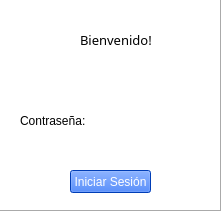
  <widget class="QFrame" name="frame_2">
   <property name="geometry">
    <rect>
     <x>50</x>
     <y>140</y>
     <width>221</width>
     <height>211</height>
    </rect>
   </property>
   <property name="styleSheet">
    <string notr="true">background-color: rgb(255, 255, 255);</string>
   </property>
   <property name="frameShape">
    <enum>QFrame::Panel</enum>
   </property>
   <property name="frameShadow">
    <enum>QFrame::Raised</enum>
   </property>
   <widget class="QLabel" name="label_4">
    <property name="geometry">
     <rect>
      <x>20</x>
      <y>110</y>
      <width>161</width>
      <height>21</height>
     </rect>
    </property>
    <property name="palette">
     <palette>
      <active>
       <colorrole role="WindowText">
        <brush brushstyle="SolidPattern">
         <color alpha="255">
          <red>0</red>
          <green>0</green>
          <blue>0</blue>
         </color>
        </brush>
       </colorrole>
       <colorrole role="Button">
        <brush brushstyle="SolidPattern">
         <color alpha="255">
          <red>255</red>
          <green>255</green>
          <blue>255</blue>
         </color>
        </brush>
       </colorrole>
       <colorrole role="Light">
        <brush brushstyle="SolidPattern">
         <color alpha="255">
          <red>255</red>
          <green>255</green>
          <blue>255</blue>
         </color>
        </brush>
       </colorrole>
       <colorrole role="Midlight">
        <brush brushstyle="SolidPattern">
         <color alpha="255">
          <red>255</red>
          <green>255</green>
          <blue>255</blue>
         </color>
        </brush>
       </colorrole>
       <colorrole role="Dark">
        <brush brushstyle="SolidPattern">
         <color alpha="255">
          <red>127</red>
          <green>127</green>
          <blue>127</blue>
         </color>
        </brush>
       </colorrole>
       <colorrole role="Mid">
        <brush brushstyle="SolidPattern">
         <color alpha="255">
          <red>170</red>
          <green>170</green>
          <blue>170</blue>
         </color>
        </brush>
       </colorrole>
       <colorrole role="Text">
        <brush brushstyle="SolidPattern">
         <color alpha="255">
          <red>0</red>
          <green>0</green>
          <blue>0</blue>
         </color>
        </brush>
       </colorrole>
       <colorrole role="BrightText">
        <brush brushstyle="SolidPattern">
         <color alpha="255">
          <red>255</red>
          <green>255</green>
          <blue>255</blue>
         </color>
        </brush>
       </colorrole>
       <colorrole role="ButtonText">
        <brush brushstyle="SolidPattern">
         <color alpha="255">
          <red>0</red>
          <green>0</green>
          <blue>0</blue>
         </color>
        </brush>
       </colorrole>
       <colorrole role="Base">
        <brush brushstyle="SolidPattern">
         <color alpha="255">
          <red>255</red>
          <green>255</green>
          <blue>255</blue>
         </color>
        </brush>
       </colorrole>
       <colorrole role="Window">
        <brush brushstyle="SolidPattern">
         <color alpha="255">
          <red>255</red>
          <green>255</green>
          <blue>255</blue>
         </color>
        </brush>
       </colorrole>
       <colorrole role="Shadow">
        <brush brushstyle="SolidPattern">
         <color alpha="255">
          <red>0</red>
          <green>0</green>
          <blue>0</blue>
         </color>
        </brush>
       </colorrole>
       <colorrole role="AlternateBase">
        <brush brushstyle="SolidPattern">
         <color alpha="255">
          <red>255</red>
          <green>255</green>
          <blue>255</blue>
         </color>
        </brush>
       </colorrole>
       <colorrole role="ToolTipBase">
        <brush brushstyle="SolidPattern">
         <color alpha="255">
          <red>255</red>
          <green>255</green>
          <blue>220</blue>
         </color>
        </brush>
       </colorrole>
       <colorrole role="ToolTipText">
        <brush brushstyle="SolidPattern">
         <color alpha="255">
          <red>0</red>
          <green>0</green>
          <blue>0</blue>
         </color>
        </brush>
       </colorrole>
      </active>
      <inactive>
       <colorrole role="WindowText">
        <brush brushstyle="SolidPattern">
         <color alpha="255">
          <red>0</red>
          <green>0</green>
          <blue>0</blue>
         </color>
        </brush>
       </colorrole>
       <colorrole role="Button">
        <brush brushstyle="SolidPattern">
         <color alpha="255">
          <red>255</red>
          <green>255</green>
          <blue>255</blue>
         </color>
        </brush>
       </colorrole>
       <colorrole role="Light">
        <brush brushstyle="SolidPattern">
         <color alpha="255">
          <red>255</red>
          <green>255</green>
          <blue>255</blue>
         </color>
        </brush>
       </colorrole>
       <colorrole role="Midlight">
        <brush brushstyle="SolidPattern">
         <color alpha="255">
          <red>255</red>
          <green>255</green>
          <blue>255</blue>
         </color>
        </brush>
       </colorrole>
       <colorrole role="Dark">
        <brush brushstyle="SolidPattern">
         <color alpha="255">
          <red>127</red>
          <green>127</green>
          <blue>127</blue>
         </color>
        </brush>
       </colorrole>
       <colorrole role="Mid">
        <brush brushstyle="SolidPattern">
         <color alpha="255">
          <red>170</red>
          <green>170</green>
          <blue>170</blue>
         </color>
        </brush>
       </colorrole>
       <colorrole role="Text">
        <brush brushstyle="SolidPattern">
         <color alpha="255">
          <red>0</red>
          <green>0</green>
          <blue>0</blue>
         </color>
        </brush>
       </colorrole>
       <colorrole role="BrightText">
        <brush brushstyle="SolidPattern">
         <color alpha="255">
          <red>255</red>
          <green>255</green>
          <blue>255</blue>
         </color>
        </brush>
       </colorrole>
       <colorrole role="ButtonText">
        <brush brushstyle="SolidPattern">
         <color alpha="255">
          <red>0</red>
          <green>0</green>
          <blue>0</blue>
         </color>
        </brush>
       </colorrole>
       <colorrole role="Base">
        <brush brushstyle="SolidPattern">
         <color alpha="255">
          <red>255</red>
          <green>255</green>
          <blue>255</blue>
         </color>
        </brush>
       </colorrole>
       <colorrole role="Window">
        <brush brushstyle="SolidPattern">
         <color alpha="255">
          <red>255</red>
          <green>255</green>
          <blue>255</blue>
         </color>
        </brush>
       </colorrole>
       <colorrole role="Shadow">
        <brush brushstyle="SolidPattern">
         <color alpha="255">
          <red>0</red>
          <green>0</green>
          <blue>0</blue>
         </color>
        </brush>
       </colorrole>
       <colorrole role="AlternateBase">
        <brush brushstyle="SolidPattern">
         <color alpha="255">
          <red>255</red>
          <green>255</green>
          <blue>255</blue>
         </color>
        </brush>
       </colorrole>
       <colorrole role="ToolTipBase">
        <brush brushstyle="SolidPattern">
         <color alpha="255">
          <red>255</red>
          <green>255</green>
          <blue>220</blue>
         </color>
        </brush>
       </colorrole>
       <colorrole role="ToolTipText">
        <brush brushstyle="SolidPattern">
         <color alpha="255">
          <red>0</red>
          <green>0</green>
          <blue>0</blue>
         </color>
        </brush>
       </colorrole>
      </inactive>
      <disabled>
       <colorrole role="WindowText">
        <brush brushstyle="SolidPattern">
         <color alpha="255">
          <red>127</red>
          <green>127</green>
          <blue>127</blue>
         </color>
        </brush>
       </colorrole>
       <colorrole role="Button">
        <brush brushstyle="SolidPattern">
         <color alpha="255">
          <red>255</red>
          <green>255</green>
          <blue>255</blue>
         </color>
        </brush>
       </colorrole>
       <colorrole role="Light">
        <brush brushstyle="SolidPattern">
         <color alpha="255">
          <red>255</red>
          <green>255</green>
          <blue>255</blue>
         </color>
        </brush>
       </colorrole>
       <colorrole role="Midlight">
        <brush brushstyle="SolidPattern">
         <color alpha="255">
          <red>255</red>
          <green>255</green>
          <blue>255</blue>
         </color>
        </brush>
       </colorrole>
       <colorrole role="Dark">
        <brush brushstyle="SolidPattern">
         <color alpha="255">
          <red>127</red>
          <green>127</green>
          <blue>127</blue>
         </color>
        </brush>
       </colorrole>
       <colorrole role="Mid">
        <brush brushstyle="SolidPattern">
         <color alpha="255">
          <red>170</red>
          <green>170</green>
          <blue>170</blue>
         </color>
        </brush>
       </colorrole>
       <colorrole role="Text">
        <brush brushstyle="SolidPattern">
         <color alpha="255">
          <red>127</red>
          <green>127</green>
          <blue>127</blue>
         </color>
        </brush>
       </colorrole>
       <colorrole role="BrightText">
        <brush brushstyle="SolidPattern">
         <color alpha="255">
          <red>255</red>
          <green>255</green>
          <blue>255</blue>
         </color>
        </brush>
       </colorrole>
       <colorrole role="ButtonText">
        <brush brushstyle="SolidPattern">
         <color alpha="255">
          <red>127</red>
          <green>127</green>
          <blue>127</blue>
         </color>
        </brush>
       </colorrole>
       <colorrole role="Base">
        <brush brushstyle="SolidPattern">
         <color alpha="255">
          <red>255</red>
          <green>255</green>
          <blue>255</blue>
         </color>
        </brush>
       </colorrole>
       <colorrole role="Window">
        <brush brushstyle="SolidPattern">
         <color alpha="255">
          <red>255</red>
          <green>255</green>
          <blue>255</blue>
         </color>
        </brush>
       </colorrole>
       <colorrole role="Shadow">
        <brush brushstyle="SolidPattern">
         <color alpha="255">
          <red>0</red>
          <green>0</green>
          <blue>0</blue>
         </color>
        </brush>
       </colorrole>
       <colorrole role="AlternateBase">
        <brush brushstyle="SolidPattern">
         <color alpha="255">
          <red>255</red>
          <green>255</green>
          <blue>255</blue>
         </color>
        </brush>
       </colorrole>
       <colorrole role="ToolTipBase">
        <brush brushstyle="SolidPattern">
         <color alpha="255">
          <red>255</red>
          <green>255</green>
          <blue>220</blue>
         </color>
        </brush>
       </colorrole>
       <colorrole role="ToolTipText">
        <brush brushstyle="SolidPattern">
         <color alpha="255">
          <red>0</red>
          <green>0</green>
          <blue>0</blue>
         </color>
        </brush>
       </colorrole>
      </disabled>
     </palette>
    </property>
    <property name="font">
     <font>
      <strikeout>false</strikeout>
     </font>
    </property>
    <property name="text">
     <string>Contraseña:</string>
    </property>
   </widget>
   <widget class="QPushButton" name="pushButton">
    <property name="geometry">
     <rect>
      <x>70</x>
      <y>170</y>
      <width>81</width>
      <height>23</height>
     </rect>
    </property>
    <property name="palette">
     <palette>
      <active>
       <colorrole role="Button">
        <brush brushstyle="SolidPattern">
         <color alpha="255">
          <red>0</red>
          <green>85</green>
          <blue>255</blue>
         </color>
        </brush>
       </colorrole>
       <colorrole role="ButtonText">
        <brush brushstyle="SolidPattern">
         <color alpha="255">
          <red>255</red>
          <green>255</green>
          <blue>255</blue>
         </color>
        </brush>
       </colorrole>
       <colorrole role="Base">
        <brush brushstyle="SolidPattern">
         <color alpha="255">
          <red>0</red>
          <green>85</green>
          <blue>255</blue>
         </color>
        </brush>
       </colorrole>
       <colorrole role="Window">
        <brush brushstyle="SolidPattern">
         <color alpha="255">
          <red>0</red>
          <green>85</green>
          <blue>255</blue>
         </color>
        </brush>
       </colorrole>
      </active>
      <inactive>
       <colorrole role="Button">
        <brush brushstyle="SolidPattern">
         <color alpha="255">
          <red>0</red>
          <green>85</green>
          <blue>255</blue>
         </color>
        </brush>
       </colorrole>
       <colorrole role="ButtonText">
        <brush brushstyle="SolidPattern">
         <color alpha="255">
          <red>255</red>
          <green>255</green>
          <blue>255</blue>
         </color>
        </brush>
       </colorrole>
       <colorrole role="Base">
        <brush brushstyle="SolidPattern">
         <color alpha="255">
          <red>0</red>
          <green>85</green>
          <blue>255</blue>
         </color>
        </brush>
       </colorrole>
       <colorrole role="Window">
        <brush brushstyle="SolidPattern">
         <color alpha="255">
          <red>0</red>
          <green>85</green>
          <blue>255</blue>
         </color>
        </brush>
       </colorrole>
      </inactive>
      <disabled>
       <colorrole role="Button">
        <brush brushstyle="SolidPattern">
         <color alpha="255">
          <red>0</red>
          <green>85</green>
          <blue>255</blue>
         </color>
        </brush>
       </colorrole>
       <colorrole role="ButtonText">
        <brush brushstyle="SolidPattern">
         <color alpha="255">
          <red>120</red>
          <green>120</green>
          <blue>120</blue>
         </color>
        </brush>
       </colorrole>
       <colorrole role="Base">
        <brush brushstyle="SolidPattern">
         <color alpha="255">
          <red>0</red>
          <green>85</green>
          <blue>255</blue>
         </color>
        </brush>
       </colorrole>
       <colorrole role="Window">
        <brush brushstyle="SolidPattern">
         <color alpha="255">
          <red>0</red>
          <green>85</green>
          <blue>255</blue>
         </color>
        </brush>
       </colorrole>
      </disabled>
     </palette>
    </property>
    <property name="styleSheet">
     <string notr="true">background-color: rgb(0, 85, 255);</string>
    </property>
    <property name="text">
     <string>Iniciar Sesión</string>
    </property>
   </widget>
   <widget class="QLabel" name="label_6">
    <property name="geometry">
     <rect>
      <x>80</x>
      <y>24</y>
      <width>71</width>
      <height>31</height>
     </rect>
    </property>
    <property name="palette">
     <palette>
      <active>
       <colorrole role="WindowText">
        <brush brushstyle="SolidPattern">
         <color alpha="255">
          <red>0</red>
          <green>0</green>
          <blue>0</blue>
         </color>
        </brush>
       </colorrole>
       <colorrole role="Button">
        <brush brushstyle="SolidPattern">
         <color alpha="255">
          <red>255</red>
          <green>255</green>
          <blue>255</blue>
         </color>
        </brush>
       </colorrole>
       <colorrole role="Light">
        <brush brushstyle="SolidPattern">
         <color alpha="255">
          <red>255</red>
          <green>255</green>
          <blue>255</blue>
         </color>
        </brush>
       </colorrole>
       <colorrole role="Midlight">
        <brush brushstyle="SolidPattern">
         <color alpha="255">
          <red>255</red>
          <green>255</green>
          <blue>255</blue>
         </color>
        </brush>
       </colorrole>
       <colorrole role="Dark">
        <brush brushstyle="SolidPattern">
         <color alpha="255">
          <red>127</red>
          <green>127</green>
          <blue>127</blue>
         </color>
        </brush>
       </colorrole>
       <colorrole role="Mid">
        <brush brushstyle="SolidPattern">
         <color alpha="255">
          <red>170</red>
          <green>170</green>
          <blue>170</blue>
         </color>
        </brush>
       </colorrole>
       <colorrole role="Text">
        <brush brushstyle="SolidPattern">
         <color alpha="255">
          <red>0</red>
          <green>0</green>
          <blue>0</blue>
         </color>
        </brush>
       </colorrole>
       <colorrole role="BrightText">
        <brush brushstyle="SolidPattern">
         <color alpha="255">
          <red>255</red>
          <green>255</green>
          <blue>255</blue>
         </color>
        </brush>
       </colorrole>
       <colorrole role="ButtonText">
        <brush brushstyle="SolidPattern">
         <color alpha="255">
          <red>0</red>
          <green>0</green>
          <blue>0</blue>
         </color>
        </brush>
       </colorrole>
       <colorrole role="Base">
        <brush brushstyle="SolidPattern">
         <color alpha="255">
          <red>255</red>
          <green>255</green>
          <blue>255</blue>
         </color>
        </brush>
       </colorrole>
       <colorrole role="Window">
        <brush brushstyle="SolidPattern">
         <color alpha="255">
          <red>255</red>
          <green>255</green>
          <blue>255</blue>
         </color>
        </brush>
       </colorrole>
       <colorrole role="Shadow">
        <brush brushstyle="SolidPattern">
         <color alpha="255">
          <red>0</red>
          <green>0</green>
          <blue>0</blue>
         </color>
        </brush>
       </colorrole>
       <colorrole role="AlternateBase">
        <brush brushstyle="SolidPattern">
         <color alpha="255">
          <red>255</red>
          <green>255</green>
          <blue>255</blue>
         </color>
        </brush>
       </colorrole>
       <colorrole role="ToolTipBase">
        <brush brushstyle="SolidPattern">
         <color alpha="255">
          <red>255</red>
          <green>255</green>
          <blue>220</blue>
         </color>
        </brush>
       </colorrole>
       <colorrole role="ToolTipText">
        <brush brushstyle="SolidPattern">
         <color alpha="255">
          <red>0</red>
          <green>0</green>
          <blue>0</blue>
         </color>
        </brush>
       </colorrole>
      </active>
      <inactive>
       <colorrole role="WindowText">
        <brush brushstyle="SolidPattern">
         <color alpha="255">
          <red>0</red>
          <green>0</green>
          <blue>0</blue>
         </color>
        </brush>
       </colorrole>
       <colorrole role="Button">
        <brush brushstyle="SolidPattern">
         <color alpha="255">
          <red>255</red>
          <green>255</green>
          <blue>255</blue>
         </color>
        </brush>
       </colorrole>
       <colorrole role="Light">
        <brush brushstyle="SolidPattern">
         <color alpha="255">
          <red>255</red>
          <green>255</green>
          <blue>255</blue>
         </color>
        </brush>
       </colorrole>
       <colorrole role="Midlight">
        <brush brushstyle="SolidPattern">
         <color alpha="255">
          <red>255</red>
          <green>255</green>
          <blue>255</blue>
         </color>
        </brush>
       </colorrole>
       <colorrole role="Dark">
        <brush brushstyle="SolidPattern">
         <color alpha="255">
          <red>127</red>
          <green>127</green>
          <blue>127</blue>
         </color>
        </brush>
       </colorrole>
       <colorrole role="Mid">
        <brush brushstyle="SolidPattern">
         <color alpha="255">
          <red>170</red>
          <green>170</green>
          <blue>170</blue>
         </color>
        </brush>
       </colorrole>
       <colorrole role="Text">
        <brush brushstyle="SolidPattern">
         <color alpha="255">
          <red>0</red>
          <green>0</green>
          <blue>0</blue>
         </color>
        </brush>
       </colorrole>
       <colorrole role="BrightText">
        <brush brushstyle="SolidPattern">
         <color alpha="255">
          <red>255</red>
          <green>255</green>
          <blue>255</blue>
         </color>
        </brush>
       </colorrole>
       <colorrole role="ButtonText">
        <brush brushstyle="SolidPattern">
         <color alpha="255">
          <red>0</red>
          <green>0</green>
          <blue>0</blue>
         </color>
        </brush>
       </colorrole>
       <colorrole role="Base">
        <brush brushstyle="SolidPattern">
         <color alpha="255">
          <red>255</red>
          <green>255</green>
          <blue>255</blue>
         </color>
        </brush>
       </colorrole>
       <colorrole role="Window">
        <brush brushstyle="SolidPattern">
         <color alpha="255">
          <red>255</red>
          <green>255</green>
          <blue>255</blue>
         </color>
        </brush>
       </colorrole>
       <colorrole role="Shadow">
        <brush brushstyle="SolidPattern">
         <color alpha="255">
          <red>0</red>
          <green>0</green>
          <blue>0</blue>
         </color>
        </brush>
       </colorrole>
       <colorrole role="AlternateBase">
        <brush brushstyle="SolidPattern">
         <color alpha="255">
          <red>255</red>
          <green>255</green>
          <blue>255</blue>
         </color>
        </brush>
       </colorrole>
       <colorrole role="ToolTipBase">
        <brush brushstyle="SolidPattern">
         <color alpha="255">
          <red>255</red>
          <green>255</green>
          <blue>220</blue>
         </color>
        </brush>
       </colorrole>
       <colorrole role="ToolTipText">
        <brush brushstyle="SolidPattern">
         <color alpha="255">
          <red>0</red>
          <green>0</green>
          <blue>0</blue>
         </color>
        </brush>
       </colorrole>
      </inactive>
      <disabled>
       <colorrole role="WindowText">
        <brush brushstyle="SolidPattern">
         <color alpha="255">
          <red>127</red>
          <green>127</green>
          <blue>127</blue>
         </color>
        </brush>
       </colorrole>
       <colorrole role="Button">
        <brush brushstyle="SolidPattern">
         <color alpha="255">
          <red>255</red>
          <green>255</green>
          <blue>255</blue>
         </color>
        </brush>
       </colorrole>
       <colorrole role="Light">
        <brush brushstyle="SolidPattern">
         <color alpha="255">
          <red>255</red>
          <green>255</green>
          <blue>255</blue>
         </color>
        </brush>
       </colorrole>
       <colorrole role="Midlight">
        <brush brushstyle="SolidPattern">
         <color alpha="255">
          <red>255</red>
          <green>255</green>
          <blue>255</blue>
         </color>
        </brush>
       </colorrole>
       <colorrole role="Dark">
        <brush brushstyle="SolidPattern">
         <color alpha="255">
          <red>127</red>
          <green>127</green>
          <blue>127</blue>
         </color>
        </brush>
       </colorrole>
       <colorrole role="Mid">
        <brush brushstyle="SolidPattern">
         <color alpha="255">
          <red>170</red>
          <green>170</green>
          <blue>170</blue>
         </color>
        </brush>
       </colorrole>
       <colorrole role="Text">
        <brush brushstyle="SolidPattern">
         <color alpha="255">
          <red>127</red>
          <green>127</green>
          <blue>127</blue>
         </color>
        </brush>
       </colorrole>
       <colorrole role="BrightText">
        <brush brushstyle="SolidPattern">
         <color alpha="255">
          <red>255</red>
          <green>255</green>
          <blue>255</blue>
         </color>
        </brush>
       </colorrole>
       <colorrole role="ButtonText">
        <brush brushstyle="SolidPattern">
         <color alpha="255">
          <red>127</red>
          <green>127</green>
          <blue>127</blue>
         </color>
        </brush>
       </colorrole>
       <colorrole role="Base">
        <brush brushstyle="SolidPattern">
         <color alpha="255">
          <red>255</red>
          <green>255</green>
          <blue>255</blue>
         </color>
        </brush>
       </colorrole>
       <colorrole role="Window">
        <brush brushstyle="SolidPattern">
         <color alpha="255">
          <red>255</red>
          <green>255</green>
          <blue>255</blue>
         </color>
        </brush>
       </colorrole>
       <colorrole role="Shadow">
        <brush brushstyle="SolidPattern">
         <color alpha="255">
          <red>0</red>
          <green>0</green>
          <blue>0</blue>
         </color>
        </brush>
       </colorrole>
       <colorrole role="AlternateBase">
        <brush brushstyle="SolidPattern">
         <color alpha="255">
          <red>255</red>
          <green>255</green>
          <blue>255</blue>
         </color>
        </brush>
       </colorrole>
       <colorrole role="ToolTipBase">
        <brush brushstyle="SolidPattern">
         <color alpha="255">
          <red>255</red>
          <green>255</green>
          <blue>220</blue>
         </color>
        </brush>
       </colorrole>
       <colorrole role="ToolTipText">
        <brush brushstyle="SolidPattern">
         <color alpha="255">
          <red>0</red>
          <green>0</green>
          <blue>0</blue>
         </color>
        </brush>
       </colorrole>
      </disabled>
     </palette>
    </property>
    <property name="font">
     <font>
      <family>Microsoft PhagsPa</family>
      <pointsize>10</pointsize>
      <weight>50</weight>
      <italic>false</italic>
      <bold>false</bold>
     </font>
    </property>
    <property name="text">
     <string>Bienvenido!</string>
    </property>
   </widget>
  </widget>
